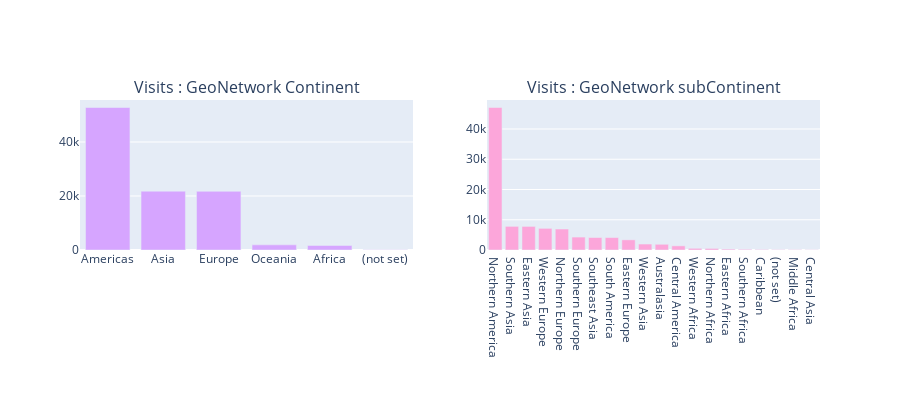
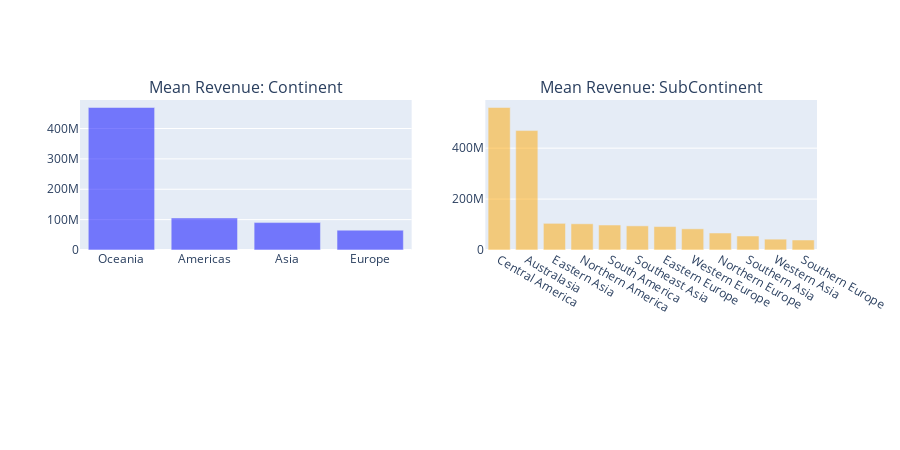

The code cell stored with these charts, in order, in its notebook:
### Code cell
geo_cols = ['geoNetwork.city', 'geoNetwork.continent','geoNetwork.country',
            'geoNetwork.metro', 'geoNetwork.networkDomain', 'geoNetwork.region','geoNetwork.subContinent']
geo_cols = ['geoNetwork.continent','geoNetwork.subContinent']

colors = ["#d6a5ff", "#fca6da"]
fig = tools.make_subplots(rows=1, cols=2, subplot_titles=["Visits : GeoNetwork Continent", "Visits : GeoNetwork subContinent"], print_grid=False)
trs = []
for i,col in enumerate(geo_cols):
    t = train[col].value_counts()
    tr = go.Bar(x = t.index[:20], marker=dict(color=colors[i]), y = t.values[:20])
    trs.append(tr)

fig.append_trace(trs[0], 1, 1)
fig.append_trace(trs[1], 1, 2)
fig['layout'].update(height=400, margin=dict(b=150), showlegend=False)
iplot(fig)




geo_cols = ['geoNetwork.continent','geoNetwork.subContinent']
fig = tools.make_subplots(rows=1, cols=2, subplot_titles=["Mean Revenue: Continent", "Mean Revenue: SubContinent"], print_grid=False)

colors = ["blue", "orange"]
trs = []
for i, col in enumerate(geo_cols):
    tmp = train.groupby(col).agg({"totals.transactionRevenue": "mean"}).reset_index().rename(columns={"totals.transactionRevenue" : "Mean Revenue"})
    tmp = tmp.dropna().sort_values("Mean Revenue", ascending = False)
    tr = go.Bar(y = tmp["Mean Revenue"], orientation="v", marker=dict(opacity=0.5, color=colors[i]), x= tmp[col])
    trs.append(tr)

fig.append_trace(trs[0], 1, 1)
fig.append_trace(trs[1], 1, 2)
fig['layout'].update(height=450, margin=dict(b=200), showlegend=False)
iplot(fig)

### Figure 1 — Plotly figure (JSON) as saved in the notebook; plotly's stock layout.template omitted (floating-point values rounded to 4 significant figures)
{"data": [{"marker": {"color": "#d6a5ff"}, "type": "bar", "x": ["Americas", "Asia", "Europe", "Oceania", "Africa", "(not set)"], "xaxis": "x", "y": [52776, 21779, 21729, 1902, 1693, 121], "yaxis": "y"}, {"marker": {"color": "#fca6da"}, "type": "bar", "x": ["Northern America", "Southern Asia", "Eastern Asia", "Western Europe", "Northern Europe", "Southern Europe", "Southeast Asia", "South America", "Eastern Europe", "Western Asia", "Australasia", "Central America", "Western Africa", "Northern Africa", "Eastern Africa", "Southern Africa", "Caribbean", "(not set)", "Middle Africa", "Central Asia"], "xaxis": "x2", "y": [47106, 7815, 7798, 7155, 6936, 4274, 4128, 4119, 3364, 1966, 1887, 1380, 548, 508, 302, 228, 171, 121, 107, 72], "yaxis": "y2"}], "layout": {"annotations": [{"font": {"size": 16}, "showarrow": false, "text": "Visits : GeoNetwork Continent", "x": 0.225, "xanchor": "center", "xref": "paper", "y": 1, "yanchor": "bottom", "yref": "paper"}, {"font": {"size": 16}, "showarrow": false, "text": "Visits : GeoNetwork subContinent", "x": 0.775, "xanchor": "center", "xref": "paper", "y": 1, "yanchor": "bottom", "yref": "paper"}], "height": 400, "margin": {"b": 150}, "showlegend": false, "xaxis": {"anchor": "y", "domain": [0, 0.45]}, "xaxis2": {"anchor": "y2", "domain": [0.55, 1]}, "yaxis": {"anchor": "x", "domain": [0, 1]}, "yaxis2": {"anchor": "x2", "domain": [0, 1]}}}

### Figure 2 — Plotly figure (JSON) as saved in the notebook; plotly's stock layout.template omitted (floating-point values rounded to 4 significant figures)
{"data": [{"marker": {"color": "blue", "opacity": 0.5}, "orientation": "v", "type": "bar", "x": ["Oceania", "Americas", "Asia", "Europe"], "xaxis": "x", "y": [469100000.0, 105300000.0, 90275000, 65296000], "yaxis": "y"}, {"marker": {"color": "orange", "opacity": 0.5}, "orientation": "v", "type": "bar", "x": ["Central America", "Australasia", "Eastern Asia", "Northern America", "South America", "Southeast Asia", "Eastern Europe", "Western Europe", "Northern Europe", "Southern Asia", "Western Asia", "Southern Europe"], "xaxis": "x2", "y": [559764000, 469100000.0, 104700000.0, 103000000.0, 98090000, 94750000.0, 91960000, 83150000, 66710000.0, 54980000, 42530000.0, 39232500], "yaxis": "y2"}], "layout": {"annotations": [{"font": {"size": 16}, "showarrow": false, "text": "Mean Revenue: Continent", "x": 0.225, "xanchor": "center", "xref": "paper", "y": 1, "yanchor": "bottom", "yref": "paper"}, {"font": {"size": 16}, "showarrow": false, "text": "Mean Revenue: SubContinent", "x": 0.775, "xanchor": "center", "xref": "paper", "y": 1, "yanchor": "bottom", "yref": "paper"}], "height": 450, "margin": {"b": 200}, "showlegend": false, "xaxis": {"anchor": "y", "domain": [0, 0.45]}, "xaxis2": {"anchor": "y2", "domain": [0.55, 1]}, "yaxis": {"anchor": "x", "domain": [0, 1]}, "yaxis2": {"anchor": "x2", "domain": [0, 1]}}}
